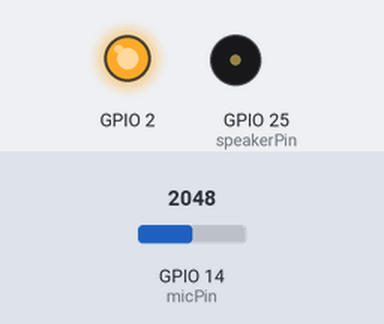
Bench run of a sketch on a simulated ESP32. On the bench: output pins drawn as LEDs (lit = HIGH), buzzer (waves = sounding, pin HIGH). Inputs (shaded band) come from the test bench; at power-on: GPIO 14 (micPin) = 2048. What the sketch prints to the serial monitor is not drawn.

Above: at 0.1 s.
Timing chart, 0 to 6.3 s (numbered marks = the images above):
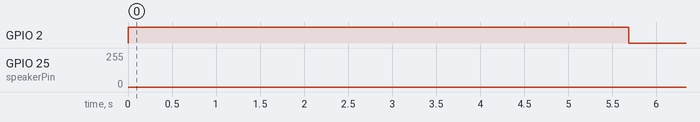

The sketch:

Rec_Play.ino
```cpp
// Definiranje pinova
const int micPin = 14;                                  // Mikrofon povezan na GPIO14
const int speakerPin = 25;                              // Zvučnik povezan na GPIO25
const int sampleTime = 3000;                            // Vrijeme snimanja u milisekundama
const int sampleRate = 8000;                            // Broj uzoraka u sekundi
const int numSamples = sampleTime * sampleRate / 1000;  // Ukupan broj uzoraka

int samples[numSamples];  // Niz za pohranu uzoraka

void soundRec() {
  digitalWrite(2, HIGH);        // turn the LED on
  // Snimanje zvuka
  Serial.println("Snimanje zvuka...");
  for (int i = 0; i < numSamples; i++) {
    samples[i] = analogRead(micPin);
    delayMicroseconds(1000000 / sampleRate);
  }
  Serial.println("Kraj snimanja!");
  digitalWrite(2, LOW);  // turn the LED off
}

void setup() {
  // Inicijalizacija serijske komunikacije za debugging
  Serial.begin(115200); Serial.println("Hi!");
  pinMode(2, OUTPUT);
  soundRec();
}

void loop() {
  // Reprodukcija zvuka 5 puta
  for (int j = 0; j < 5; j++) {
    Serial.println("Reprodukcija zvuka...");
    for (int i = 0; i < numSamples; i++) {
      dacWrite(speakerPin, map(samples[i], 0, 4095, 0, 255) ); // Smanjivanje amplitude za DAC
      dacWrite(speakerPin, (samples[i] / 24) + 32);  // Smanjivanje amplitude za DAC
      delayMicroseconds(1000000 / sampleRate);
      delayMicroseconds(50);
    }
    Serial.println("Kraj reprodukcije!");
  }
}
```
